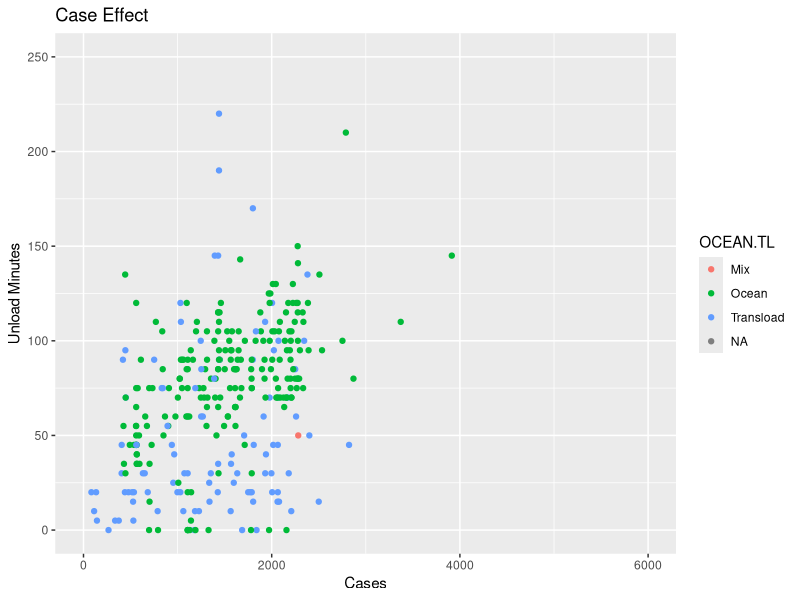
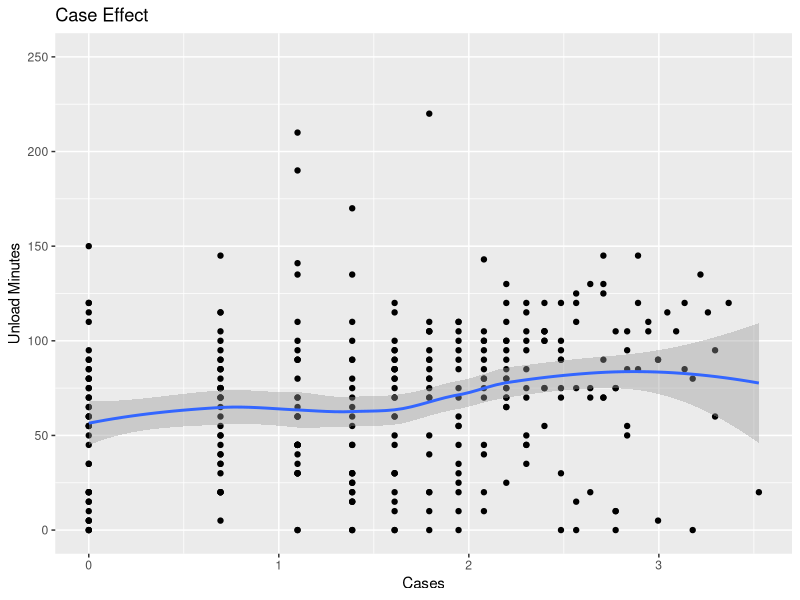
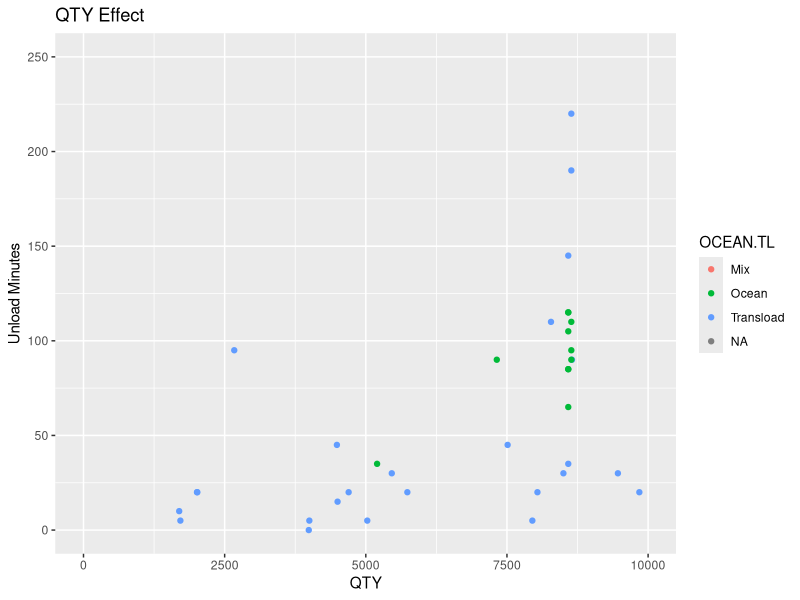
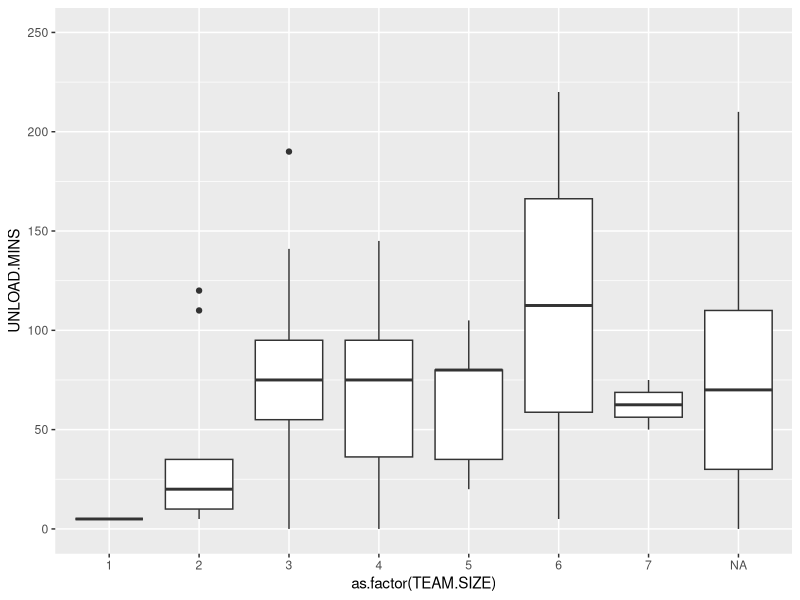
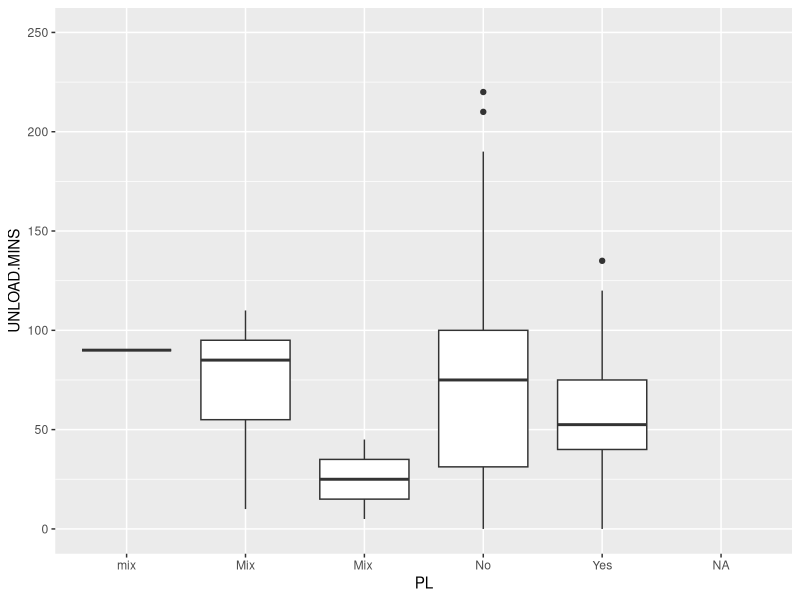
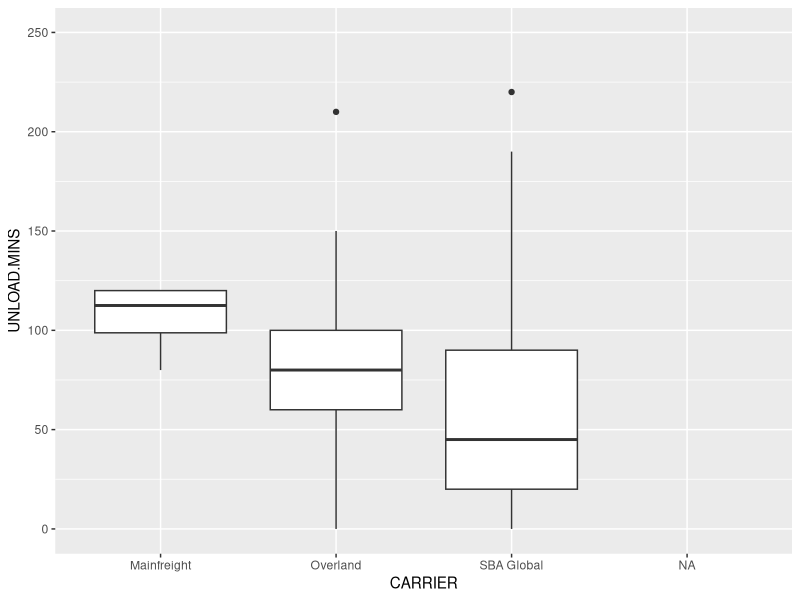
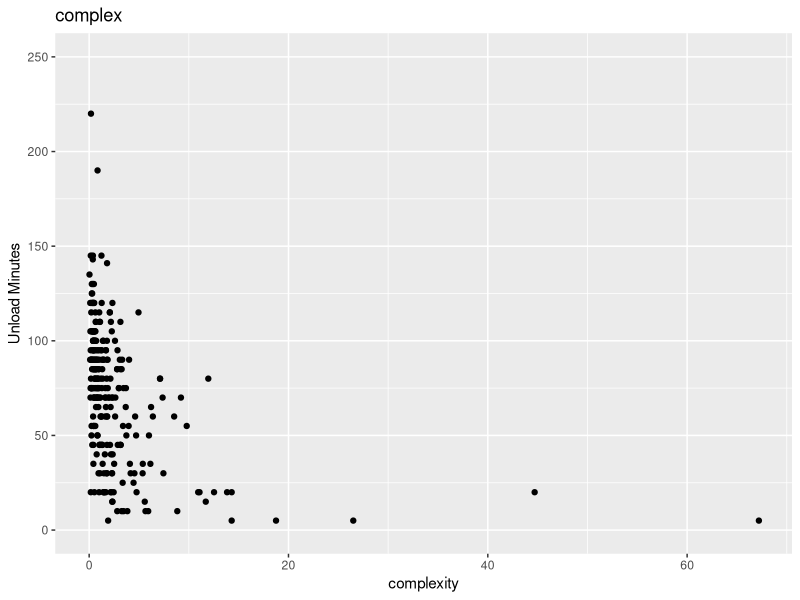
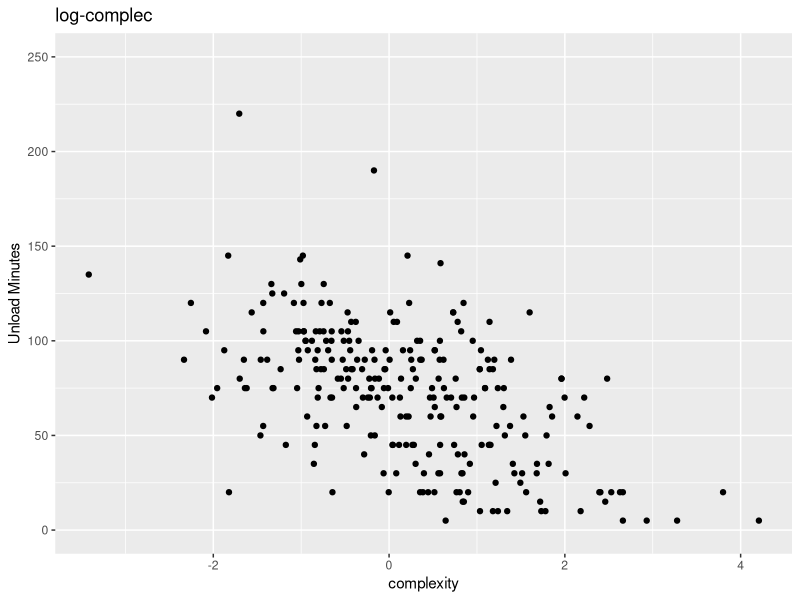

Recreate these plots in R, in order.
## ---- chunk 1
library(readxl)
library(ggplot2)
## ---- chunk 2
containers <- read.csv("unload_data.csv", header = TRUE)

# change data types
containers$ARRIVAL.DATE <- as.Date(containers$ARRIVAL.DATE, '%m/%d/%Y')
containers$UNLOAD.DATE <- as.Date(containers$UNLOAD.DATE, '%m/%d/%Y')
containers$UNLOAD.MINS <- as.numeric(containers$UNLOAD.MINS)
containers$QTY <- as.numeric(containers$QTY)
containers$CASES <- as.numeric(containers$CASES)
containers$TEAM.SIZE <- as.numeric(containers$TEAM.SIZE)

# filter
filtered_containers <- containers[containers$UNLOAD.DATE >= as.Date('2020-04-01', '%Y-%m-%d'),]


# add colummns
filtered_containers$complexity = filtered_containers$Cases/filtered_containers$SKUs
## ---- chunk 3
ggplot(filtered_containers, aes(x = CASES, y=UNLOAD.MINS)) +
  geom_point(aes(col=OCEAN.TL)) +
  xlim(c(0, 6000)) + 
  ylim(c(0, 250)) + 
  labs(y="Unload Minutes", 
       x="Cases", 
       title="Case Effect")

ggplot(filtered_containers, aes(x = log(SKUs), y=UNLOAD.MINS)) +
  geom_point() +
  geom_smooth() +
  ylim(c(0, 250)) +
  labs(y="Unload Minutes", 
       x="Cases", 
       title="Case Effect")    

gg <- ggplot(filtered_containers, aes(x = QTY, y=UNLOAD.MINS)) +
  geom_point(aes(col=OCEAN.TL)) +
  xlim(c(0, 10000)) + 
  ylim(c(0, 250)) + 
  labs(y="Unload Minutes", 
       x="QTY", 
       title="QTY Effect")

plot(gg)

gg <- ggplot(filtered_containers, aes(x = as.factor(TEAM.SIZE), y=UNLOAD.MINS)) +
  geom_boxplot() +
  ylim(c(0,250))
  labs(y="Unload Minutes", 
       x="Team Size", 
       title="Team Effect")

plot(gg)
    

gg <- ggplot(filtered_containers, aes(x = PL, y=UNLOAD.MINS)) +
  geom_boxplot() +
  ylim(c(0,250))
  labs(y="Unload Minutes", 
       x="PL", 
       title="PL Effect")

plot(gg)


gg <- ggplot(filtered_containers, aes(x = CARRIER, y=UNLOAD.MINS)) +
  geom_boxplot() +
  ylim(c(0,250))
  labs(y="Unload Minutes", 
       x="PL", 
       title="Carrier Effect")

plot(gg)


gg <- ggplot(filtered_containers, aes(x = complexity, y=UNLOAD.MINS)) +
  geom_point() +
  ylim(c(0, 250)) + 
  labs(y="Unload Minutes", 
       x="complexity", 
       title="complex")
plot(gg)


gg1 <- ggplot(filtered_containers, aes(x = log(complexity), y=UNLOAD.MINS)) +
  geom_point() +
  ylim(c(0, 250)) + 
  labs(y="Unload Minutes", 
       x="complexity", 
       title="log-complec")
plot(gg1)


gg <- ggplot(filtered_containers, aes(x=UNLOAD.DATE, y=UNLOAD.MINS)) +
  geom_line() +
  geom_smooth(method="loess", se=F) + 
  ylim(c(0, 250)) +
  ggtitle("over-time")

plot(gg)

## ---- chunk 4
# remove NAs
prepped_containers <- filtered_containers[!is.na(filtered_containers$CASES),]
prepped_containers <- prepped_containers[!is.na(prepped_containers$QTY),]
prepped_containers <- prepped_containers[!is.na(prepped_containers$SKUs),]
prepped_containers <- prepped_containers[!is.na(prepped_containers$OCEAN.TL),]
prepped_containers <- prepped_containers[!is.na(prepped_containers$PL),]
prepped_containers <- prepped_containers[!is.na(prepped_containers$CARRIER),]
prepped_containers <- prepped_containers[!is.na(prepped_containers$UNLOAD.MINS),]
prepped_containers <- prepped_containers[!is.na(prepped_containers$TEAM.SIZE),]

# standardize values
prepped_containers$PL <- tolower(prepped_containers$PL)
prepped_containers <- prepped_containers[prepped_containers$UNLOAD.MINS>5,]


# remove outliers
outliers <- boxplot(prepped_containers$UNLOAD.MINS, plot=FALSE)$out
x <- prepped_containers
x<- x[-which(x$UNLOAD.MINS %in% outliers),]
prepped_containers <- x


outliers <- boxplot(prepped_containers$TEAM.SIZE, plot=FALSE)$out
x <- prepped_containers
x<- x[-which(x$TEAM.SIZE %in% outliers),]
prepped_containers <- x

outliers <- boxplot(prepped_containers$CASES, plot=FALSE)$out
x <- prepped_containers
x<- x[-which(x$CASES %in% outliers),]
  prepped_containers <- x
  
outliers <- boxplot(prepped_containers$QTY, plot=FALSE)$out
x <- prepped_containers
x<- x[-which(x$QTY %in% outliers),]
prepped_containers <- x

outliers <- boxplot(prepped_containers$complexity, plot=FALSE)$out
x <- prepped_containers
x<- x[-which(x$complexity %in% outliers),]
prepped_containers <- x

# check
summary(prepped_containers)


sapply(prepped_containers, function(x) is.factor(x))

hist(prepped_containers$TEAM.SIZE)
hist(prepped_containers$CASES)
hist(prepped_containers$QTY)
hist(prepped_containers$UNLOAD.MINS)
hist(log(prepped_containers$complexity))
## ---- chunk 5
smp_size <- floor(0.85 * nrow(prepped_containers))

set.seed(123)

train_ix <- sample(seq_len(nrow(prepped_containers)), size = smp_size)

train <- prepped_containers[train_ix,]
test <- prepped_containers[-train_ix,]

## ---- chunk 6
# everything
lin_mod = lm(
  UNLOAD.MINS~CASES*QTY+SKUs*CASES+OCEAN.TL+PL+CARRIER+TEAM.SIZE+log(complexity), 
  data=train)

summary(lin_mod)


# cut out insignificant variables
lin_mod = lm(
  UNLOAD.MINS~CASES*QTY+SKUs+OCEAN.TL+TEAM.SIZE+log(complexity), 
  data=train)

summary(lin_mod)

# remove observations outside of cooks distance
#prepped_containers <- prepped_containers[-c(1753,1807,1655), ]

lin_mod = lm(
  UNLOAD.MINS~CASES*QTY+log(SKUs)+OCEAN.TL+TEAM.SIZE+log(complexity), 
  data=train)

summary(lin_mod)

## ---- chunk 7
par(mfrow=c(1,1))
plot(lin_mod)

model_summ <- summary(lin_mod)


sqrt(mean(model_summ$residuals^2))
mean(abs(model_summ$residuals))
## ---- chunk 8
preds <- predict(lin_mod, test)

